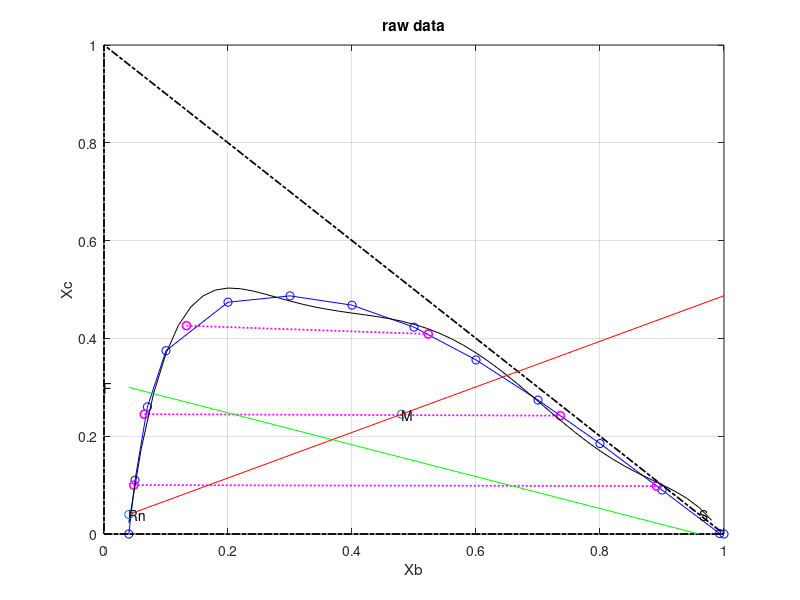

MATLAB code for this plot: (Note: this script raises an error after producing the figure.)
clc;
clear;
B = [0.04 0.05 0.07 0.1 0.2 0.3 0.4 0.5 0.6 0.7 0.8 0.9 0.993 1];
C = [0 0.11 0.26 0.375 0.474 0.487 0.468 0.423 0.356 0.274 0.185 0.09 0.001 0];
A = 1 - B - C;

figure(1)
plot(B,C,'bo-');grid on;
hold on;

plot([0 1 0 0],[0 0 1 0], 'k-.', 'linewidth',1.25);
xlabel('Xb');ylabel('Xc');
title('raw data');

tiexc = [0.1 0.245 0.426];
tiexb = [0.048 0.065 0.133];
tieyc = [0.098 0.242 0.409];
tieyb = [0.891 0.736 0.523];

%% Plotting the tie lines
for i = 1:length(tiexc)
plot([tiexb(i) tieyb(i)], [tiexc(i) tieyc(i)],'mo:','linewidth',1.25);
end

%% Slopes of the tie lines 
tie_slope = zeros(1,length(tiexc));
for i = 1:length(tiexc)
tie_slope(i) = (tieyc(i) - tiexc(i))/(tieyb(i) - tiexb(i));
end

%% Draw the feed line (FS line)
F = [0, 0.30];
S = [0.96, 0.04];
plot(S,F , 'g', 'linewidth', 0.35)
text(0,  0.30,'F');
text(0.96,  0.04,'S');

p1 = polyfit(B,C,6);
X_=0.04001:0.02:1;
f1 = polyval(p1,X_);
plot(X_,f1,'black')

S = 500;
F = 500;

xbf = 0;
xcf = 0.45;
Rny = 0.04; %for Rnx need to find x point from LLE curve
%finding Rnx(ybs) point
ep=0.01;
for i=0:0.01:0.5 
    if polyval(p1, i)<=.04+ep && polyval(f1, i)>=.04-ep
%         disp(i);
        Rnx=i;
        text(i,0.04 ,'Rn');
        break;
    end
end

%finding Mx,My points
M = F + S;
ycs = Rny;
ybs = 1-Rny;
My = (F*xcf + S*ycs)/M; % x coordinate of the mixture point
Mx = (F*xbf + S*ybs)/M; % y coordinate of the mixture point
text(Mx,  My,'M');

% drawing the line RnM
plot([Rnx, Mx], [Rny, My], 'o'); 
hold on;
m = (My - Rny) / (Mx - Rnx);% Calculate the slope (m) and y-intercept (b) of the line y = mx + b
b = Rny - m * Rnx;
x_val = linspace(Rnx, 1, 100); 
y_val = m * x_val + b;
plot(x_val, y_val, 'r');

%find intercept of RnM and LLE curve to get E point
% Extract 
syms x y;
[ybe1,yce1] = vpasolve([y == poly2sym(p1), y == m * x + b],[x,y],[.5 1;0 .7]); %range=[x1 x2;y1 y2]
text(ybe1,  yce1,'E');


%Finding FE and RnS lines
%for FE line F(xbf,xcf) E(ybe,yce)
m2 = (yce1 - xcf) / (ybe1 - xbf);
b2 = xcf - m2 * xbf; %intercept
x_val2 = linspace(0, 1.8, 200); 
y_val2 = m2 * x_val2 + b2;
plot(x_val2, y_val2, 'b');
%for RnS line Rn(xbn,xcn)(Rnx,Rny) S(ybs,ycs)
m3 = (ycs - Rny) / (ybs - Rnx);
b3 = Rny - m3 * Rnx;
x_val3 = linspace(0, 1.8, 200); 
y_val3 = m3 * x_val3 + b3;
plot(x_val3, y_val3, 'b'); 


%Finding delta point by solving FE and RnS lines
syms x y;
eq1 = y == m2*x + b2;
eq2 = y == m3*x + b3;
[Px, Py] = solve([eq1, eq2], [x, y]);
text(Px,  Py,'P');


%after gettig E1 we calculate R1(using tie) and then E2(using R1P line) and so on..
stages=3;
xbr = ones(1,stages);xcr = ones(1,stages);
ybe = ones(1,stages);yce = ones(1,stages);
yce(1)=yce1;ybe(1)=ybe1;
syms x y
%Finding the R1 point by using tie line
%find eqation of tieline
for i=1:stages
    if (0 < yce(i)) && (yce(i) <= 0.098) %setting <yce >yce condition by using graph 
    slope = 0 + (yce(i) - 0) * 0 / 0.098; % 0 
    elseif (0.098 < yce(i)) && (yce(i) <= 0.249)
    slope = tie_slope(1) + (yce(i) - 0.098) * (tie_slope(2) - tie_slope(1)) / (0.249 - 0.098);
    elseif (0.249 < yce(i)) && (yce(i) <= 0.409)
    slope = tie_slope(2) + (yce(i) - 0.249) * (tie_slope(3) - tie_slope(2)) / (0.409 - 0.249);
    end
    
    x_vals = linspace(0, ybe(i), 10);
    y_vals = slope * (x_vals - ybe(i) ) + yce(i);
    intercept = (yce(i) - slope * ybe(i)); %y at x_vals=0
    plot(x_vals, y_vals, 'r', 'linewidth', .05);
    
    %find equation R1 point by intercection of tie line and LLE curve
    syms x y;
    [xbr(i),xcr(i)] = vpasolve([y == poly2sym(p1), y == slope * x + intercept],[x,y],[0 .5;0 .7]); %range=[x1 x2;y1 y2]
    text(xbr(i),xcr(i),['R', num2str(i)]);
    
    
    
    %find R1P line and find point E2 by intersection of LLE & R1P
    %lineR1P   R1(xbr1,xcr1) P(Px,Py)
    m4 = (Py - xcr(i)) / (Px - xbr(i));
    b4 = xcr(i) - m4 * xbr(i);
    x_val4 = linspace(0, Px, 200); 
    y_val4 = m4 * x_val4 + b4;
    plot(x_val4, y_val4, 'b'); 
    %find intercept of R1P and LLE curve to get E2 point 
    [ybe(i+1),yce(i+1)] = vpasolve([y == poly2sym(p1), y == m4 * x + b4],[x,y],[.5 1;0 .7]); %range=[x1 x2;y1 y2]
    text(ybe(i+1),  yce(i+1),['E', num2str(i+1)]);
    
end
